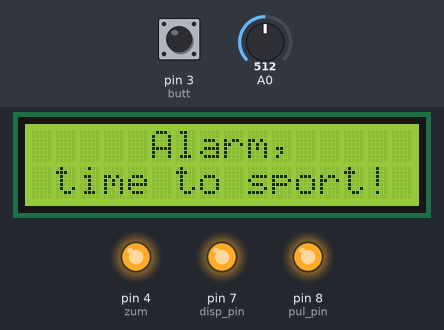
Recording of a sketch running on a simulated Arduino Uno, built with avr-gcc and run on an emulated ATmega328P. Parts: 16×2 character LCD, output pins drawn as LEDs (lit = HIGH). The test bench sets the inputs (shaded band); at power-on: pin 3 (butt) HIGH, A0 = 512. The local clock reads 2024-03-15 10:24:30 at power-on unless the sketch sets it; what the sketch prints to the serial monitor is not drawn.

Above: at 8.8 s.
8.9 s: pin 3 (butt) pulled LOW for 0.15 s
At 9.6 s:
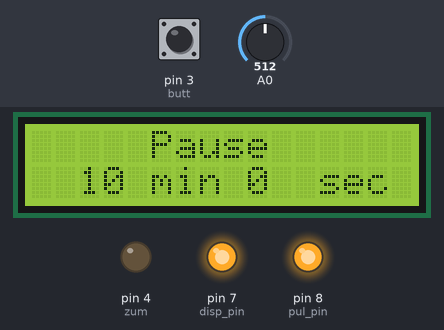
At 10.7 s:
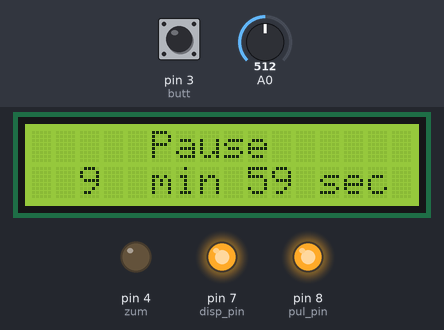
Timing chart, 0 to 12.2 s (numbered marks = the images above; inputs shaded):
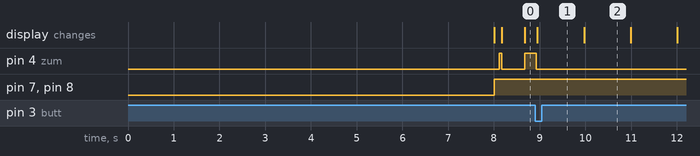

Measured:
- after the input at 8.9 s, the display: changes after 0.05 s (image 1)

The sketch:

PulseBudilnik_5.0.ino
```cpp
#include <LowPower.h>
#include <LiquidCrystal_I2C.h>
#include <iarduino_RTC.h>
LiquidCrystal_I2C lcd(0x3f, 16, 2);
iarduino_RTC time (RTC_DS1302,10,13,12);
#define zum 4
#define sound 1 // возможно удалить
#define butt 3
#define disp_pin 7
#define pul_pin 8
int myInts[5];
int midcount[15];
boolean changer=1;
unsigned long mode_timer = 0;
unsigned long butt_timer = 0;
unsigned long good_timer = 0;
unsigned long last_good = 0;
unsigned long timer = 0;
unsigned long lasttime = 0;
unsigned long timer2 = 0;
boolean mode = 1; // возможно удалить
byte debounce = 60; // настройка времени дребезга контактов
byte j = 0;
int heartbeat = 120;
int maxval = -50;
int sredsum = 0;
int autothreshold = 0;
int autohighline = 0;
int pulse = 0;
int w = 0;
int count = 0;
int pul2 = 0;
int timeval = 0;
boolean flag = 0;
boolean flag2 = 0;
boolean pyf = 0;
boolean sleep_flag = 0;
boolean timeflag = 0;
int count_pulse = 0;
void setup() {
    Serial.begin(9600);
    for(byte i=0; i<14; i++) {
      pinMode(i, INPUT);
    }
    pinMode(A0, INPUT);
    pinMode(zum, OUTPUT);
    Serial.begin(9600); // возможно удалить
    time.begin();
    time.settime(55,59,18,1,12,18,6);
    pinMode(butt,INPUT_PULLUP);
    pinMode(disp_pin, OUTPUT);
    pinMode(pul_pin, OUTPUT);
}
void loop() {
    digitalWrite(disp_pin, LOW);
    digitalWrite(pul_pin, LOW);
    digitalWrite(zum, LOW);
    while(sleep_flag == 0) {
      time.gettime();
  if ((time.weekday = 1) && (time.Hours == 7 || 15 || 16 || 17 || 18 || 19 || 20 || 21 || 22 || 23 || 24) && (time.minutes == 0)) {
        sleep_flag = !sleep_flag;
  }
    else if ((time.weekday == 2 || 3) && (time.Hours == 7 || 16 || 17 || 18 || 19 || 20 || 21 || 22 || 23 || 24) && (time.minutes == 0)) {
        sleep_flag = !sleep_flag;
        }
    else if ((time.weekday == 4) && (time.Hours == 7 ||  20 || 21 || 22 || 23 || 24) && (time.minutes == 0)) {
        sleep_flag = !sleep_flag;
        }
    else if ((time.weekday == 5) && (time.Hours == 7 || 17 || 18 || 19 || 20 || 21 || 22 || 23 || 24) && (time.minutes == 0)) {
        sleep_flag = !sleep_flag;
        }
    else if ((time.weekday == 6) && (time.Hours == 12 || 13 || 17 || 18 || 19 || 20 || 21 || 22 || 23 || 24) && (time.minutes == 0)) {
        sleep_flag = !sleep_flag;
        }
    else if ((time.weekday == 0) && (time.Hours == 12 || 13 || 14 || 15 || 16 || 17 || 18 || 19 || 20 || 21 || 22 || 23 || 24) && (time.minutes == 0)) {
        sleep_flag = !sleep_flag;
        }
    else {
        LowPower.powerDown(SLEEP_8S, ADC_OFF, BOD_OFF);
    }
      }
    sleep_flag = 0;
    alarm();
}
void alarm () {
  digitalWrite(disp_pin, HIGH);
  digitalWrite(pul_pin, HIGH);
  lcd.init();
  lcd.display();
  lcd.backlight();
  while (flag2 == 0) {
  checking();
  if (pyf == 0  || (pyf == 1 && w < heartbeat )) { //ввести значение пульса после нагрузки
  if (changer == 1 && pyf == 0 ) {
  digitalWrite(zum,changer);
  lcd.display();
  lcd.setCursor(5, 0);
  lcd.print("Alarm,");
  lcd.setCursor(1, 1);
  lcd.print("time to sport!");
    }
    else if(changer == 0 && pyf == 0){
      digitalWrite(zum,changer);
      lcd.noDisplay();
      }
  if (millis()-mode_timer >= 500) {  // проверить работает ли переключение, можно заменить на delay
  changer= !changer;
  mode_timer = millis();
     }
  if (pyf == 1) { // если мерцает неприятно, то можно сначала if (Pulse.check(ISP_VALID)==ISP_CONNECTED), а потом while((Pulse.check(ISP_VALID)==ISP_CONNECTED) && (Pulse.check(ISP_PULSE)<180)) и убрать lcd.clear()
  lcd.display();
  lcd.clear();
  lcd.setCursor(5, 0);
  lcd.print("Pulse:");
  lcd.setCursor(6, 1);
  lcd.print(w);
  }
  if (!digitalRead(butt) && millis() - butt_timer > debounce){
      int a = 10;
      int b = 0;
      butt_timer = millis();
      digitalWrite(zum, 0);
    for (int count_pause = 0; count_pause <= 600; count_pause++){
      lcd.display();
      lcd.clear();
      lcd.setCursor(5, 0);
      lcd.print("Pause");
      lcd.setCursor(2, 1);
      lcd.print(a);
      lcd.setCursor(5, 1);
      lcd.print("min");
      lcd.setCursor(9, 1);
      lcd.print(b);
      lcd.setCursor(12, 1);
      lcd.print("sec");
      unsigned long t = millis(); // попробовать инициализировать t над циклом for
      while (millis()-t < 1000){
        }
      b--;
      if (b<0){
        a--;
        b=59;
        }
             }
    }
   }
   if (pyf == 1 && w > heartbeat && millis()-last_good > 1000 ){
    last_good = millis();
    count_pulse++;
    if(count_pulse > 5){
      flag2 = 1;
      count_pulse = 0;
      }
    }
  }
  flag2 = 0;
  good_timer = millis();
   while (millis() - good_timer < 5000)  {  //ввести значение пульса после нагрузки; при мерцании перед While поставить if  с тем же условием
  checking();
  lcd.display();
  lcd.clear();
  lcd.setCursor(5, 0);
  lcd.print("Good!");
  lcd.setCursor(4, 1);
  lcd.print("Pulse:");
  lcd.setCursor(10, 1);
  lcd.print(w);
    }
  lcd.noBacklight();
  lcd.noDisplay();
  digitalWrite(disp_pin, LOW);
  digitalWrite(pul_pin, LOW);
}
int readMean(int pin, int samples){
  // переменная для хранения суммы считанных значений
  int sum = 0;
  // чтение и складывание значений
  for (int i = 0; i < samples; i++){
    sum = sum + analogRead(pin);
  }
  // делим сумму значений на количество измерений
  sum = sum/samples;
  // возвращаем среднее значение
  return sum;
}
void checking()  {
  int pul1 = readMean(0, 350);
  if(pul1 > autothreshold && pul1 < autohighline && pul1 > maxval && flag ==0) {
    maxval = pul1;
    timer = millis();
    }
  if(pul1 > autohighline) {
    maxval = autothreshold - 100;
    timer = lasttime;
    flag = 1;
    }
  if(pul1 < autothreshold) {
    flag = 0;
    pulse = 60000/(timer - lasttime);
    lasttime = timer;
    maxval = autothreshold - 100;
    }
  if((pulse < 50 || pulse > 150)&& (millis()-timer2 < 1500) && w != 0) {
    pyf = 1;
    }
  if(pulse >= 50 && pulse <= 150) {
      myInts[count] = pulse;
      count++;
      if (count > 4){
        count = 0;
      }
      if (myInts[4] != 0) {
        w = (myInts[0]+myInts[1]+myInts[2]+myInts[3]+myInts[4])/5;
      }
      else {
        pyf = 0;
      }
    timer2 = millis();
    }
  if (w != 0 && millis() - timer2 < 1500) {
    pyf = 1;
  }
  if (myInts[0] != 0 && myInts[4] == 0) {    // можно придумать флажок с надписью "wait"
  }
  if (millis() - timer2 >= 1500) {
    pyf = 0;
    for (int i=0; i<5; i++) {
      myInts[i] = 0;
    }
    count = 0;
    w = 0;
    }
    if (pul2 < pul1) {
    timeval = pul1;
    timeflag = 0;
  }
  if (pul2 > pul1) {
    if(timeflag == 0) {
      midcount[j] = timeval;
      j++;
      if (j >= 15) {
        j = 0;
      }
    }
    timeflag = 1;
  }
  sredsum = 0;
  for (byte q = 0; q < 15; q++){
    sredsum+=midcount[q];
  }
  sredsum = sredsum/15;
  autothreshold = sredsum + 1;
  autohighline = sredsum + 50;
  pul2 = pul1;
  Serial.println(pul1);
}
```
